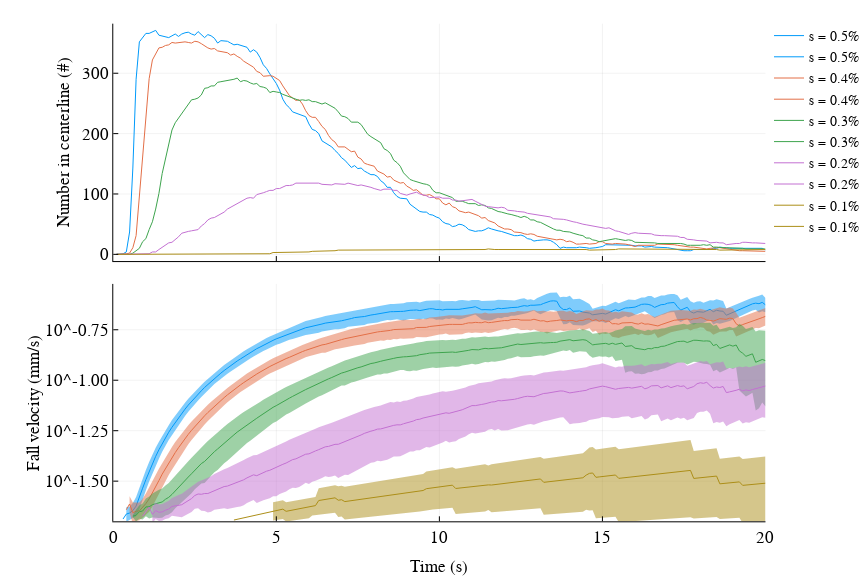

The code cell stored with this chart in its notebook:
### Code cell
figure("Helvetica", 2, 6,4,8)
t, Nvst, muvt, stdvt = (data[1])[1], (data[1])[2], (data[1])[3], (data[1])[4]
p1 = plot(t, Nvst, label = "s = $(ss[1])%", ylabel = "Number in centerline (#)", 
    xticks = ([0, 5, 10, 15, 20], ["", "", "", "", "", ""]))
map(i->plot!((data[i])[1], (data[i])[2], label = "s = $(ss[i])%"),2:length(solutions))

p2 = plot(t[.~isnan.(muvt)], muvt[.~isnan.(muvt)], ribbon=stdvt[.~isnan.(muvt)], fillalpha=.5, yscale = :log10, 
    label = "s = 0.5%", ylabel = "Fall velocity (mm/s)", xlabel = "Time (s)", ylim = (0.02, 0.3))
map(2:length(solutions)) do i
    t, Nvst, muvt, stdvt = (data[i])[1], (data[i])[2], (data[i])[3], (data[i])[4]
    plot!(t[.~isnan.(muvt)], muvt[.~isnan.(muvt)], ribbon=stdvt[.~isnan.(muvt)], fillalpha=.5, 
        label = "s = $(ss[i])%")
end

plot(p1,p2, layout = grid(2,1), xlim = (0,20), fmt = :svg)

### Figure 1 — Plotly figure (JSON) as saved in the notebook; plotly's stock layout.template omitted (floating-point values rounded to 4 significant figures; data arrays with more than 128 entries replaced by an {"elided": "..."} marker saying what was removed)
{"data": [{"colorbar": {"title": ""}, "hoverinfo": "text", "legendgroup": "s = 0.5%", "line": {"color": "rgba(0, 154, 250, 1.000)", "dash": "solid", "shape": "linear", "width": 1}, "mode": "lines", "name": "s = 0.5%", "showlegend": true, "text": {"elided": "200 null values"}, "type": "scatter", "x": {"elided": "200 float values"}, "xaxis": "x1", "y": {"elided": "200 int values"}, "yaxis": "y1", "zmax": 0.1, "zmin": -0.1}, {"colorbar": {"title": ""}, "hoverinfo": "text", "legendgroup": "s = 0.4%", "line": {"color": "rgba(227, 111, 71, 1.000)", "dash": "solid", "shape": "linear", "width": 1}, "mode": "lines", "name": "s = 0.4%", "showlegend": true, "text": {"elided": "200 null values"}, "type": "scatter", "x": {"elided": "200 float values"}, "xaxis": "x1", "y": {"elided": "200 int values"}, "yaxis": "y1", "zmax": 0.1, "zmin": -0.1}, {"colorbar": {"title": ""}, "hoverinfo": "text", "legendgroup": "s = 0.3%", "line": {"color": "rgba(62, 164, 78, 1.000)", "dash": "solid", "shape": "linear", "width": 1}, "mode": "lines", "name": "s = 0.3%", "showlegend": true, "text": {"elided": "200 null values"}, "type": "scatter", "x": {"elided": "200 float values"}, "xaxis": "x1", "y": {"elided": "200 int values"}, "yaxis": "y1", "zmax": 0.1, "zmin": -0.1}, {"colorbar": {"title": ""}, "hoverinfo": "text", "legendgroup": "s = 0.2%", "line": {"color": "rgba(195, 113, 210, 1.000)", "dash": "solid", "shape": "linear", "width": 1}, "mode": "lines", "name": "s = 0.2%", "showlegend": true, "text": {"elided": "200 null values"}, "type": "scatter", "x": {"elided": "200 float values"}, "xaxis": "x1", "y": {"elided": "200 int values"}, "yaxis": "y1", "zmax": 0.1, "zmin": -0.1}, {"colorbar": {"title": ""}, "hoverinfo": "text", "legendgroup": "s = 0.1%", "line": {"color": "rgba(172, 142, 24, 1.000)", "dash": "solid", "shape": "linear", "width": 1}, "mode": "lines", "name": "s = 0.1%", "showlegend": true, "text": {"elided": "200 null values"}, "type": "scatter", "x": {"elided": "200 float values"}, "xaxis": "x1", "y": {"elided": "200 int values"}, "yaxis": "y1", "zmax": 0.1, "zmin": -0.1}, {"colorbar": {"title": ""}, "fill": "tozeroy", "fillcolor": "rgba(0, 154, 250, 0.500)", "hoverinfo": "text", "legendgroup": "s = 0.5%", "line": {"color": "rgba(0, 154, 250, 1.000)", "dash": "solid", "shape": "linear", "width": 0}, "mode": "lines", "name": "s = 0.5%", "showlegend": false, "text": {"elided": "198 null values"}, "type": "scatter", "x": {"elided": "396 float values"}, "xaxis": "x2", "y": {"elided": "396 float values"}, "yaxis": "y2", "zmax": 0.1, "zmin": -0.1}, {"colorbar": {"title": ""}, "hoverinfo": "text", "legendgroup": "s = 0.5%", "line": {"color": "rgba(0, 154, 250, 1.000)", "dash": "solid", "shape": "linear", "width": 1}, "mode": "lines", "name": "s = 0.5%", "showlegend": true, "text": {"elided": "198 null values"}, "type": "scatter", "x": {"elided": "198 float values"}, "xaxis": "x2", "y": {"elided": "198 float values"}, "yaxis": "y2", "zmax": 0.1, "zmin": -0.1}, {"colorbar": {"title": ""}, "fill": "tozeroy", "fillcolor": "rgba(227, 111, 71, 0.500)", "hoverinfo": "text", "legendgroup": "s = 0.4%", "line": {"color": "rgba(227, 111, 71, 1.000)", "dash": "solid", "shape": "linear", "width": 0}, "mode": "lines", "name": "s = 0.4%", "showlegend": false, "text": {"elided": "197 null values"}, "type": "scatter", "x": {"elided": "394 float values"}, "xaxis": "x2", "y": {"elided": "394 float values"}, "yaxis": "y2", "zmax": 0.1, "zmin": -0.1}, {"colorbar": {"title": ""}, "hoverinfo": "text", "legendgroup": "s = 0.4%", "line": {"color": "rgba(227, 111, 71, 1.000)", "dash": "solid", "shape": "linear", "width": 1}, "mode": "lines", "name": "s = 0.4%", "showlegend": true, "text": {"elided": "197 null values"}, "type": "scatter", "x": {"elided": "197 float values"}, "xaxis": "x2", "y": {"elided": "197 float values"}, "yaxis": "y2", "zmax": 0.1, "zmin": -0.1}, {"colorbar": {"title": ""}, "fill": "tozeroy", "fillcolor": "rgba(62, 164, 78, 0.500)", "hoverinfo": "text", "legendgroup": "s = 0.3%", "line": {"color": "rgba(62, 164, 78, 1.000)", "dash": "solid", "shape": "linear", "width": 0}, "mode": "lines", "name": "s = 0.3%", "showlegend": false, "text": {"elided": "195 null values"}, "type": "scatter", "x": {"elided": "390 float values"}, "xaxis": "x2", "y": {"elided": "390 float values"}, "yaxis": "y2", "zmax": 0.1, "zmin": -0.1}, {"colorbar": {"title": ""}, "hoverinfo": "text", "legendgroup": "s = 0.3%", "line": {"color": "rgba(62, 164, 78, 1.000)", "dash": "solid", "shape": "linear", "width": 1}, "mode": "lines", "name": "s = 0.3%", "showlegend": true, "text": {"elided": "195 null values"}, "type": "scatter", "x": {"elided": "195 float values"}, "xaxis": "x2", "y": {"elided": "195 float values"}, "yaxis": "y2", "zmax": 0.1, "zmin": -0.1}, {"colorbar": {"title": ""}, "fill": "tozeroy", "fillcolor": "rgba(195, 113, 210, 0.500)", "hoverinfo": "text", "legendgroup": "s = 0.2%", "line": {"color": "rgba(195, 113, 210, 1.000)", "dash": "solid", "shape": "linear", "width": 0}, "mode": "lines", "name": "s = 0.2%", "showlegend": false, "text": {"elided": "192 null values"}, "type": "scatter", "x": {"elided": "384 float values"}, "xaxis": "x2", "y": {"elided": "384 float values"}, "yaxis": "y2", "zmax": 0.1, "zmin": -0.1}, {"colorbar": {"title": ""}, "hoverinfo": "text", "legendgroup": "s = 0.2%", "line": {"color": "rgba(195, 113, 210, 1.000)", "dash": "solid", "shape": "linear", "width": 1}, "mode": "lines", "name": "s = 0.2%", "showlegend": true, "text": {"elided": "192 null values"}, "type": "scatter", "x": {"elided": "192 float values"}, "xaxis": "x2", "y": {"elided": "192 float values"}, "yaxis": "y2", "zmax": 0.1, "zmin": -0.1}, {"colorbar": {"title": ""}, "fill": "tozeroy", "fillcolor": "rgba(172, 142, 24, 0.500)", "hoverinfo": "text", "legendgroup": "s = 0.1%", "line": {"color": "rgba(172, 142, 24, 1.000)", "dash": "solid", "shape": "linear", "width": 0}, "mode": "lines", "name": "s = 0.1%", "showlegend": false, "text": {"elided": "164 null values"}, "type": "scatter", "x": {"elided": "328 float values"}, "xaxis": "x2", "y": {"elided": "328 float values"}, "yaxis": "y2", "zmax": 0.1, "zmin": -0.1}, {"colorbar": {"title": ""}, "hoverinfo": "text", "legendgroup": "s = 0.1%", "line": {"color": "rgba(172, 142, 24, 1.000)", "dash": "solid", "shape": "linear", "width": 1}, "mode": "lines", "name": "s = 0.1%", "showlegend": true, "text": {"elided": "164 null values"}, "type": "scatter", "x": {"elided": "164 float values"}, "xaxis": "x2", "y": {"elided": "164 float values"}, "yaxis": "y2", "zmax": 0.1, "zmin": -0.1}], "layout": {"annotations": [], "height": 576, "legend": {"bgcolor": "rgba(255, 255, 255, 1.000)", "bordercolor": "rgba(0, 0, 0, 1.000)", "font": {"color": "rgba(0, 0, 0, 1.000)", "family": "Helvetica", "size": 14}, "tracegroupgap": 0, "x": 1, "y": 1}, "margin": {"b": 20, "l": 0, "r": 0, "t": 20}, "paper_bgcolor": "rgba(255, 255, 255, 1.000)", "plot_bgcolor": "rgba(255, 255, 255, 1.000)", "showlegend": true, "width": 864, "xaxis1": {"anchor": "y1", "domain": [0.1473, 0.9954], "gridcolor": "rgba(0, 0, 0, 0.100)", "gridwidth": 0.5, "linecolor": "rgba(0, 0, 0, 1.000)", "mirror": false, "range": [0, 20], "showgrid": true, "showline": true, "showticklabels": true, "tickangle": 0, "tickcolor": "rgb(0, 0, 0)", "tickfont": {"color": "rgba(0, 0, 0, 1.000)", "family": "Helvetica", "size": 17}, "tickmode": "array", "ticks": "inside", "ticktext": ["", "", "", "", "", ""], "tickvals": [0, 5, 10, 15, 20], "title": "", "titlefont": {"color": "rgba(0, 0, 0, 1.000)", "family": "Helvetica", "size": 17}, "type": "-", "visible": true, "zeroline": false, "zerolinecolor": "rgba(0, 0, 0, 1.000)"}, "xaxis2": {"anchor": "y2", "domain": [0.1473, 0.9954], "gridcolor": "rgba(0, 0, 0, 0.100)", "gridwidth": 0.5, "linecolor": "rgba(0, 0, 0, 1.000)", "mirror": false, "range": [0, 20], "showgrid": true, "showline": true, "showticklabels": true, "tickangle": 0, "tickcolor": "rgb(0, 0, 0)", "tickfont": {"color": "rgba(0, 0, 0, 1.000)", "family": "Helvetica", "size": 17}, "tickmode": "array", "ticks": "inside", "ticktext": ["0", "5", "10", "15", "20"], "tickvals": [0, 5, 10, 15, 20], "title": "Time (s)", "titlefont": {"color": "rgba(0, 0, 0, 1.000)", "family": "Helvetica", "size": 17}, "type": "-", "visible": true, "zeroline": false, "zerolinecolor": "rgba(0, 0, 0, 1.000)"}, "yaxis1": {"anchor": "x1", "domain": [0.5502, 0.9932], "gridcolor": "rgba(0, 0, 0, 0.100)", "gridwidth": 0.5, "linecolor": "rgba(0, 0, 0, 1.000)", "mirror": false, "range": [-11.13, 382.1], "showgrid": true, "showline": true, "showticklabels": true, "tickangle": 0, "tickcolor": "rgb(0, 0, 0)", "tickfont": {"color": "rgba(0, 0, 0, 1.000)", "family": "Helvetica", "size": 17}, "tickmode": "array", "ticks": "inside", "ticktext": ["0", "100", "200", "300"], "tickvals": [0, 100, 200, 300], "title": "Number in centerline (#)", "titlefont": {"color": "rgba(0, 0, 0, 1.000)", "family": "Helvetica", "size": 17}, "type": "-", "visible": true, "zeroline": false, "zerolinecolor": "rgba(0, 0, 0, 1.000)"}, "yaxis2": {"anchor": "x2", "domain": [0.06471, 0.5076], "gridcolor": "rgba(0, 0, 0, 0.100)", "gridwidth": 0.5, "linecolor": "rgba(0, 0, 0, 1.000)", "mirror": false, "range": [-1.699, -0.5229], "showgrid": true, "showline": true, "showticklabels": true, "tickangle": 0, "tickcolor": "rgb(0, 0, 0)", "tickfont": {"color": "rgba(0, 0, 0, 1.000)", "family": "Helvetica", "size": 17}, "tickmode": "array", "ticks": "inside", "ticktext": ["10^-1.50", "10^-1.25", "10^-1.00", "10^-0.75"], "tickvals": [0.03162, 0.05623, 0.1, 0.1778], "title": "Fall velocity (mm/s)", "titlefont": {"color": "rgba(0, 0, 0, 1.000)", "family": "Helvetica", "size": 17}, "type": "log", "visible": true, "zeroline": false, "zerolinecolor": "rgba(0, 0, 0, 1.000)"}}}
